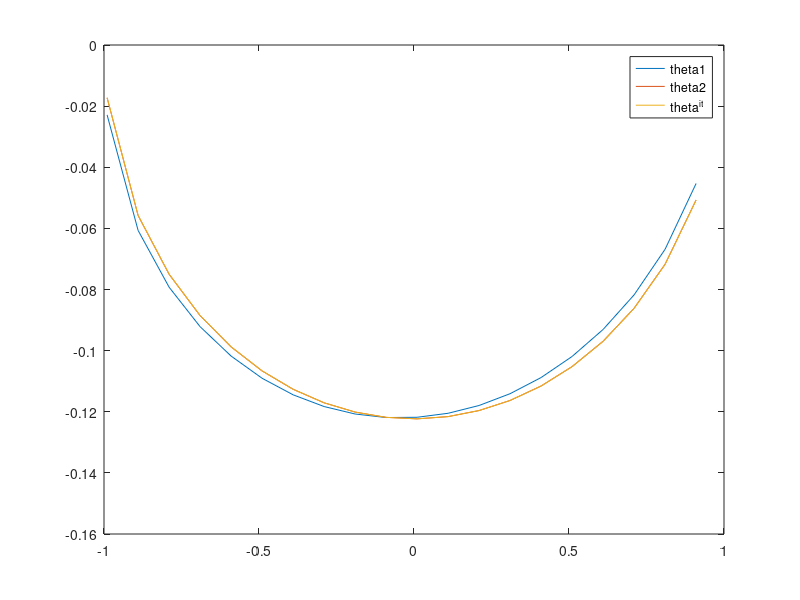
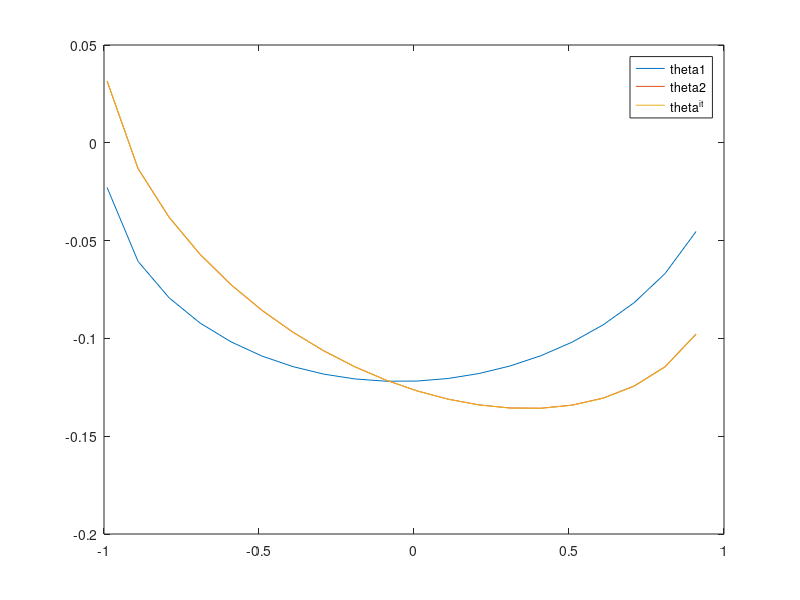
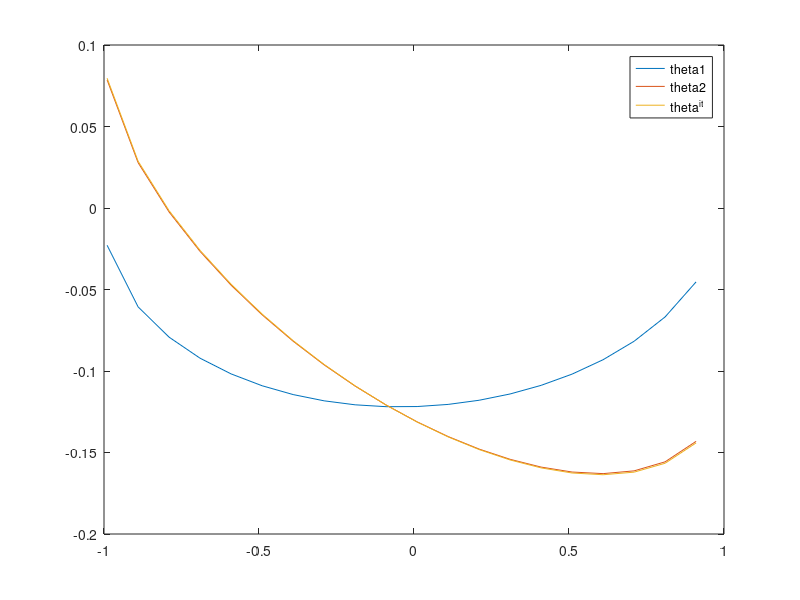
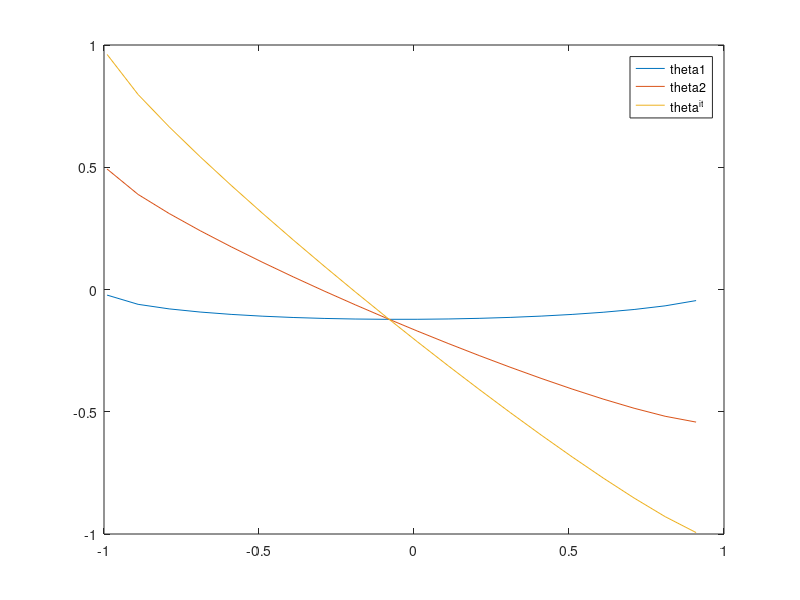

Source code (MATLAB) for these figures, in order:
%%%%% Topics in Econometrics %%%%%
%%%%% GMM under Misspecification %%%%%
%%%%% Problem Set #1 %%%%%

% x = -2:0.25:2;
% y = x;
% [X,Y] = meshgrid(x);
% 
% F = X.*exp(-X.^2-Y.^2);
% surf(X,Y,F)


%% 1. Variations in rho

% Initialize parameters
rho = -0.99:0.1:0.99;
N = 500;

% 1-1. Under correct specification : delta = 0
delta = 0;
mu = [delta,0];

% Vectors for estimates
theta1 = zeros(length(rho),1);
theta2 = zeros(length(rho),1);
theta3 = zeros(length(rho),1);
theta_it = zeros(length(rho),1);


% Simulation with default seed

for i = 1:length(rho)
    sigma = [[1,rho(1,i)];[rho(1,i),1]];
    rng(1);
    X = mvnrnd(mu,sigma,N); % Generate random sample from Bivariate Normal
    
    % Intermediate statistics
    Xbar = sum(X,1)/N;
    Ybar = Xbar(1,1);
    Zbar = Xbar(1,2);
    Sighat = (X-Xbar)'*(X-Xbar)/N;
    sigY = Sighat(1,1);
    sigZ = Sighat(2,2);
    sigZY = Sighat(1,2);

    % One step GMM estimation(identity)
    theta1(i,1) = Zbar;

    % Two step GMM estimation
    theta2(i,1) = Zbar-((sigZY/(sigY+Ybar^2))*Ybar);

    % Three-step GMM estimation
    theta3(i,1) = Zbar-(((sigZY*(sigY+2*Ybar^2)))/((sigY+Ybar^2)^2))*Ybar;

    % Iterated GMM estimation
    theta_it(i,1) = Zbar - ((sigZY/sigY)*Ybar);

end

figure
plot(rho,theta1,rho,theta2,rho,theta_it)
legend('theta1','theta2','theta^{it}')


% 1-2. Under Misspecification : delta = 0.05

% Initialize parameters
delta = 0.05;
mu = [delta,0];

% Simulation with default seed

for i = 1:length(rho)
    sigma = [[1,rho(1,i)];[rho(1,i),1]];
    rng(1);
    X = mvnrnd(mu,sigma,N); % Generate random sample from Bivariate Normal
    
    % Intermediate statistics
    Xbar = sum(X,1)/N;
    Ybar = Xbar(1,1);
    Zbar = Xbar(1,2);
    Sighat = (X-Xbar)'*(X-Xbar)/N;
    sigY = Sighat(1,1);
    sigZ = Sighat(2,2);
    sigZY = Sighat(1,2);
    % One step GMM estimation(identity)
    theta1(i,1) = Zbar;

    % Two step GMM estimation
    theta2(i,1) = Zbar-((sigZY/(sigY+Ybar^2))*Ybar);

    % Iterated GMM estimation
    theta_it(i,1) = Zbar - ((sigZY/sigY)*Ybar);

end

figure
plot(rho,theta1,rho,theta2,rho,theta_it)
legend('theta1','theta2','theta^{it}')
    
% 1-3. Under Misspecification : delta = 0.99

% Initialize parameters
delta = 0.099;
mu = [delta,0];

% Simulation with default seed

for i = 1:length(rho)
    sigma = [[1,rho(1,i)];[rho(1,i),1]];
    rng(1);
    X = mvnrnd(mu,sigma,N); % Generate random sample from Bivariate Normal
    
    % Intermediate statistics
    Xbar = sum(X,1)/N;
    Ybar = Xbar(1,1);
    Zbar = Xbar(1,2);
    Sighat = (X-Xbar)'*(X-Xbar)/N;
    sigY = Sighat(1,1);
    sigZ = Sighat(2,2);
    sigZY = Sighat(1,2);
    % One step GMM estimation(identity)
    theta1(i,1) = Zbar;

    % Two step GMM estimation
    theta2(i,1) = Zbar-((sigZY/(sigY+Ybar^2))*Ybar);

    % Iterated GMM estimation
    theta_it(i,1) = Zbar - ((sigZY/sigY)*Ybar);

end

figure
plot(rho,theta1,rho,theta2,rho,theta_it)
legend('theta1','theta2','theta^{it}')

% 1-4. Under Misspecification : delta = 2

% Initialize parameters
delta = 1;
mu = [delta,0];

% Simulation with default seed

for i = 1:length(rho)
    sigma = [[1,rho(1,i)];[rho(1,i),1]];
    rng(1);
    X = mvnrnd(mu,sigma,N); % Generate random sample from Bivariate Normal
    
    % Intermediate statistics
    Xbar = sum(X,1)/N;
    Ybar = Xbar(1,1);
    Zbar = Xbar(1,2);
    Sighat = (X-Xbar)'*(X-Xbar)/N;
    sigY = Sighat(1,1);
    sigZ = Sighat(2,2);
    sigZY = Sighat(1,2);
    % One step GMM estimation(identity)
    theta1(i,1) = Zbar;

    % Two step GMM estimation
    theta2(i,1) = Zbar-((sigZY/(sigY+Ybar^2))*Ybar);

    % Iterated GMM estimation
    theta_it(i,1) = Zbar - ((sigZY/sigY)*Ybar);

end

figure
plot(rho,theta1,rho,theta2,rho,theta_it)
legend('theta1','theta2','theta^{it}')



%% 2. Variation in delta

% 2-1. rho = 0 (No correlation)
rho = 0;
sigma = [[1,rho];[rho,1]];

N = 5000;
delta = -2:0.25:2;


% Vectors for estimates
theta1 = zeros(length(delta),1);
theta2 = zeros(length(delta),1);
theta_it = zeros(length(delta),1);

% Simulation with default seed

for i = 1:length(delta)
    mu = [delta(1,i),0];
    rng(1);
    X = mvnrnd(mu,sigma,N); % Generate random sample from Bivariate Normal
    
    % Intermediate statistics
    Xbar = sum(X,1)/N;
    Ybar = Xbar(1,1);
    Zbar = Xbar(1,2);
    Sighat = (X-Xbar)'*(X-Xbar)/N;
    sigY = Sighat(1,1);
    sigZ = Sighat(2,2);
    sigZY = Sighat(1,2);
    % One step GMM estimation(identity)
    theta1(i,1) = Zbar;

    % Two step GMM estimation
    theta2(i,1) = Zbar-((sigZY/(sigY+Ybar^2))*Ybar);

    % Iterated GMM estimation
    theta_it(i,1) = Zbar - ((sigZY/sigY)*Ybar);

end

figure
plot(delta,theta1,delta,theta2,delta,theta_it)
legend('theta1','theta2','theta^{it}')

% 2-2. rho = 0.5 (Intermediate correlation)
rho = 0.5;
sigma = [[1,rho];[rho,1]];

% Simulation with default seed

for i = 1:length(delta)
    mu = [delta(1,i),0];
    rng(1);
    X = mvnrnd(mu,sigma,N); % Generate random sample from Bivariate Normal
    
    % Intermediate statistics
    Xbar = sum(X,1)/N;
    Ybar = Xbar(1,1);
    Zbar = Xbar(1,2);
    Sighat = (X-Xbar)'*(X-Xbar)/N;
    sigY = Sighat(1,1);
    sigZ = Sighat(2,2);
    sigZY = Sighat(1,2);
    % One step GMM estimation(identity)
    theta1(i,1) = Zbar;

    % Two step GMM estimation
    theta2(i,1) = Zbar-((sigZY/(sigY+Ybar^2))*Ybar);

    % Iterated GMM estimation
    theta_it(i,1) = Zbar - ((sigZY/sigY)*Ybar);

end

figure
plot(delta,theta1,delta,theta2,delta,theta_it)
legend('theta1','theta2','theta^{it}')

% 2-3. rho = 0.9 (Strong correlation)
rho = 0.9;
sigma = [[1,rho];[rho,1]];

% Simulation with default seed

for i = 1:length(delta)
    mu = [delta(1,i),0];
    rng(1);
    X = mvnrnd(mu,sigma,N); % Generate random sample from Bivariate Normal
    
    % Intermediate statistics
    Xbar = sum(X,1)/N;
    Ybar = Xbar(1,1);
    Zbar = Xbar(1,2);
    Sighat = (X-Xbar)'*(X-Xbar)/N;
    sigY = Sighat(1,1);
    sigZ = Sighat(2,2);
    sigZY = Sighat(1,2);
    % One step GMM estimation(identity)
    theta1(i,1) = Zbar;

    % Two step GMM estimation
    theta2(i,1) = Zbar-((sigZY/(sigY+Ybar^2))*Ybar);

    % Iterated GMM estimation
    theta_it(i,1) = Zbar - ((sigZY/sigY)*Ybar);

end

figure
plot(delta,theta1,delta,theta2,delta,theta_it)
legend('theta1','theta2','theta^{it}')


%% 3. Variation in N

% 3-1. Correct Specification with valid info : delta = 0, rho = 0.9
delta = 0;
mu = [delta,0];
rho = 0.9;
sigma = [[1,rho];[rho,1]];
N = 5:20:1000;

% Vectors for estimates
theta1 = zeros(length(N),1);
theta2 = zeros(length(N),1);
theta_it = zeros(length(N),1);

% Simulation with default seed

for i = 1:length(N)
    
    rng(1);
    X = mvnrnd(mu,sigma,N(1,i)); % Generate random sample from Bivariate Normal
    
    % Intermediate statistics
    Xbar = sum(X,1)/N(1,i);
    Ybar = Xbar(1,1);
    Zbar = Xbar(1,2);
    Sighat = (X-Xbar)'*(X-Xbar)/N(1,i);
    sigY = Sighat(1,1);
    sigZ = Sighat(2,2);
    sigZY = Sighat(1,2);
    % One step GMM estimation(identity)
    theta1(i,1) = Zbar;

    % Two step GMM estimation
    theta2(i,1) = Zbar-((sigZY/(sigY+Ybar^2))*Ybar);

    % Iterated GMM estimation
    theta_it(i,1) = Zbar - ((sigZY/sigY)*Ybar);

end

figure
plot(N,theta1,N,theta2,N,theta_it)
legend('theta1','theta2','theta^{it}')


% 3-2. Under Misspecification : delta = 0.99 , rho = 0
delta = 0.99;
mu = [delta,0];
rho = 0;
sigma = [[1,rho];[rho,1]];

% Vectors for estimates
theta1 = zeros(length(N),1);
theta2 = zeros(length(N),1);
theta_it = zeros(length(N),1);

% Simulation with default seed

for i = 1:length(N)
    
    rng(1);
    X = mvnrnd(mu,sigma,N(1,i)); % Generate random sample from Bivariate Normal
    
    % Intermediate statistics
    Xbar = sum(X,1)/N(1,i);
    Ybar = Xbar(1,1);
    Zbar = Xbar(1,2);
    Sighat = (X-Xbar)'*(X-Xbar)/N(1,i);
    sigY = Sighat(1,1);
    sigZ = Sighat(2,2);
    sigZY = Sighat(1,2);
    % One step GMM estimation(identity)
    theta1(i,1) = Zbar;

    % Two step GMM estimation
    theta2(i,1) = Zbar-((sigZY/(sigY+Ybar^2))*Ybar);

    % Iterated GMM estimation
    theta_it(i,1) = Zbar - ((sigZY/sigY)*Ybar);

end

figure
plot(N,theta1,N,theta2,N,theta_it)
legend('theta1','theta2','theta^{it}')


% 3-3. Under Misspecification : delta = 0.99 , rho = 0.5
delta = 0.99;
mu = [delta,0];
rho = 0.5;
sigma = [[1,rho];[rho,1]];

% Vectors for estimates
theta1 = zeros(length(N),1);
theta2 = zeros(length(N),1);
theta_it = zeros(length(N),1);

% Simulation with default seed

for i = 1:length(N)
    
    rng(1);
    X = mvnrnd(mu,sigma,N(1,i)); % Generate random sample from Bivariate Normal
    
    % Intermediate statistics
    Xbar = sum(X,1)/N(1,i);
    Ybar = Xbar(1,1);
    Zbar = Xbar(1,2);
    Sighat = (X-Xbar)'*(X-Xbar)/N(1,i);
    sigY = Sighat(1,1);
    sigZ = Sighat(2,2);
    sigZY = Sighat(1,2);
    % One step GMM estimation(identity)
    theta1(i,1) = Zbar;

    % Two step GMM estimation
    theta2(i,1) = Zbar-((sigZY/(sigY+Ybar^2))*Ybar);

    % Iterated GMM estimation
    theta_it(i,1) = Zbar - ((sigZY/sigY)*Ybar);

end

figure
plot(N,theta1,N,theta2,N,theta_it)
legend('theta1','theta2','theta^{it}')


% 3-4. Under Misspecification : delta = 0.3 , rho = 0.5
delta = 0.3;
mu = [delta,0];
rho = 0.5;
sigma = [[1,rho];[rho,1]];

% Vectors for estimates
theta1 = zeros(length(N),1);
theta2 = zeros(length(N),1);
theta_it = zeros(length(N),1);

% Simulation with default seed

for i = 1:length(N)
    
    rng(1);
    X = mvnrnd(mu,sigma,N(1,i)); % Generate random sample from Bivariate Normal
    
    % Intermediate statistics
    Xbar = sum(X,1)/N(1,i);
    Ybar = Xbar(1,1);
    Zbar = Xbar(1,2);
    Sighat = (X-Xbar)'*(X-Xbar)/N(1,i);
    sigY = Sighat(1,1);
    sigZ = Sighat(2,2);
    sigZY = Sighat(1,2);
    % One step GMM estimation(identity)
    theta1(i,1) = Zbar;

    % Two step GMM estimation
    theta2(i,1) = Zbar-((sigZY/(sigY+Ybar^2))*Ybar);

    % Iterated GMM estimation
    theta_it(i,1) = Zbar - ((sigZY/sigY)*Ybar);

end

figure
plot(N,theta1,N,theta2,N,theta_it)
legend('theta1','theta2','theta^{it}')


%% 


